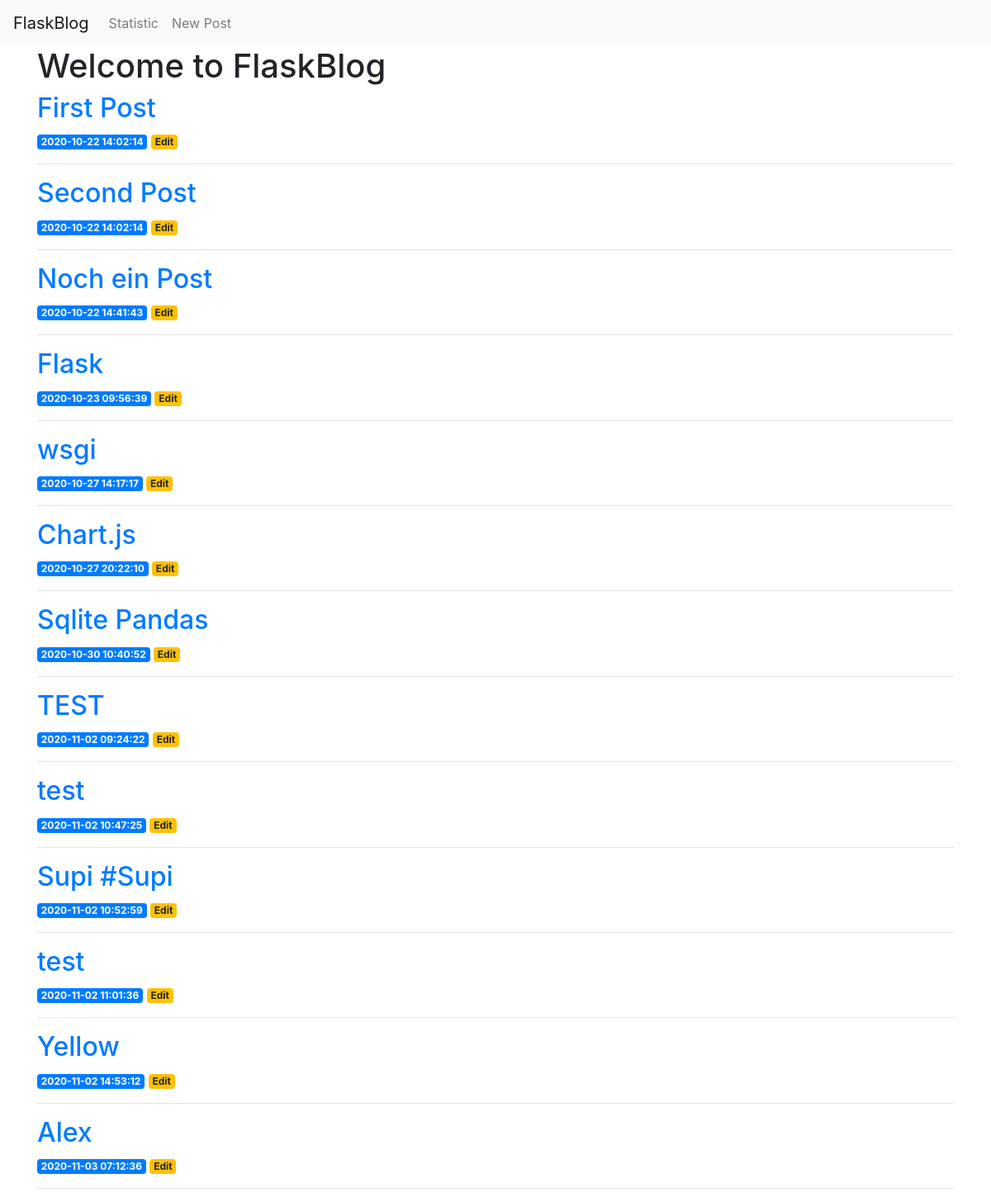
The page / on the database its author committed.
### tables this page shows
CREATE TABLE posts (
    id INTEGER PRIMARY KEY AUTOINCREMENT,
    created TIMESTAMP NOT NULL DEFAULT CURRENT_TIMESTAMP,
    title TEXT NOT NULL,
    content TEXT NOT NULL
);

### main.py (the view)
@app.route('/')
def index():
    conn = get_db_connection()
    posts = conn.execute('SELECT * FROM posts').fetchall()
    conn.close()
    return render_template('index.html', posts=posts)

### main.py (called while the page is built)
def get_db_connection():
    conn = sqlite3.connect('database.db')
    conn.row_factory = sqlite3.Row
    return conn

### templates/index.html
{% extends 'base.html' %}
{% block content %}
    <h1>{% block title %} Welcome to FlaskBlog {% endblock %}</h1>
    {% for post in posts %}
        <a href="{{ url_for('post', post_id=post['id']) }}">
            <h2>{{ post['title'] }}</h2>
        </a>
        <span class="badge badge-primary">{{ post['created'] }}</span>
        <a href="{{ url_for('edit', id=post['id']) }}">
            <span class="badge badge-warning">Edit</span>
        </a>
	 <hr>
    {% endfor %}
{% endblock %}

### templates/base.html (shortened to what this page needs)
<html lang="en">
  <head>
    <link rel="stylesheet" href="https://stackpath.bootstrapcdn.com/bootstrap/4.3.1/css/bootstrap.min.css">
     </head>
  <body>
    <nav class="navbar navbar-expand-md navbar-light bg-light">
        <a class="navbar-brand" href="{{ url_for('index')}}">FlaskBlog</a>
        <div class="collapse navbar-collapse" id="navbarNav">
            <ul class="navbar-nav">
		<li class="nav-item">
          	  <a class="nav-link" href="{{url_for('statistic')}}">Statistic</a>
	 </li>
	<li class="nav-item">
              <a class="nav-link" href="{{url_for('create')}}">New Post</a>
            </li>
            </ul>
        </div>
    </nav>
    <div class="container">
  	 {% block content %} {% endblock %}
    </div>
  </body>
</html>

### rows shown on the page
posts: title "First Post", created "2020-10-22 14:02:14"
posts: title "Second Post", created "2020-10-22 14:02:14"
posts: title "Noch ein Post", created "2020-10-22 14:41:43"
posts: title "Flask", created "2020-10-23 09:56:39"
posts: title "wsgi", created "2020-10-27 14:17:17"
posts: title "Chart.js", created "2020-10-27 20:22:10"
posts: title "Sqlite Pandas", created "2020-10-30 10:40:52"
posts: title "TEST", created "2020-11-02 09:24:22"
posts: title "test", created "2020-11-02 10:47:25"
posts: title "Supi #Supi", created "2020-11-02 10:52:59"
posts: title "test", created "2020-11-02 11:01:36"
posts: title "Yellow", created "2020-11-02 14:53:12"
posts: title "Alex", created "2020-11-03 07:12:36"
